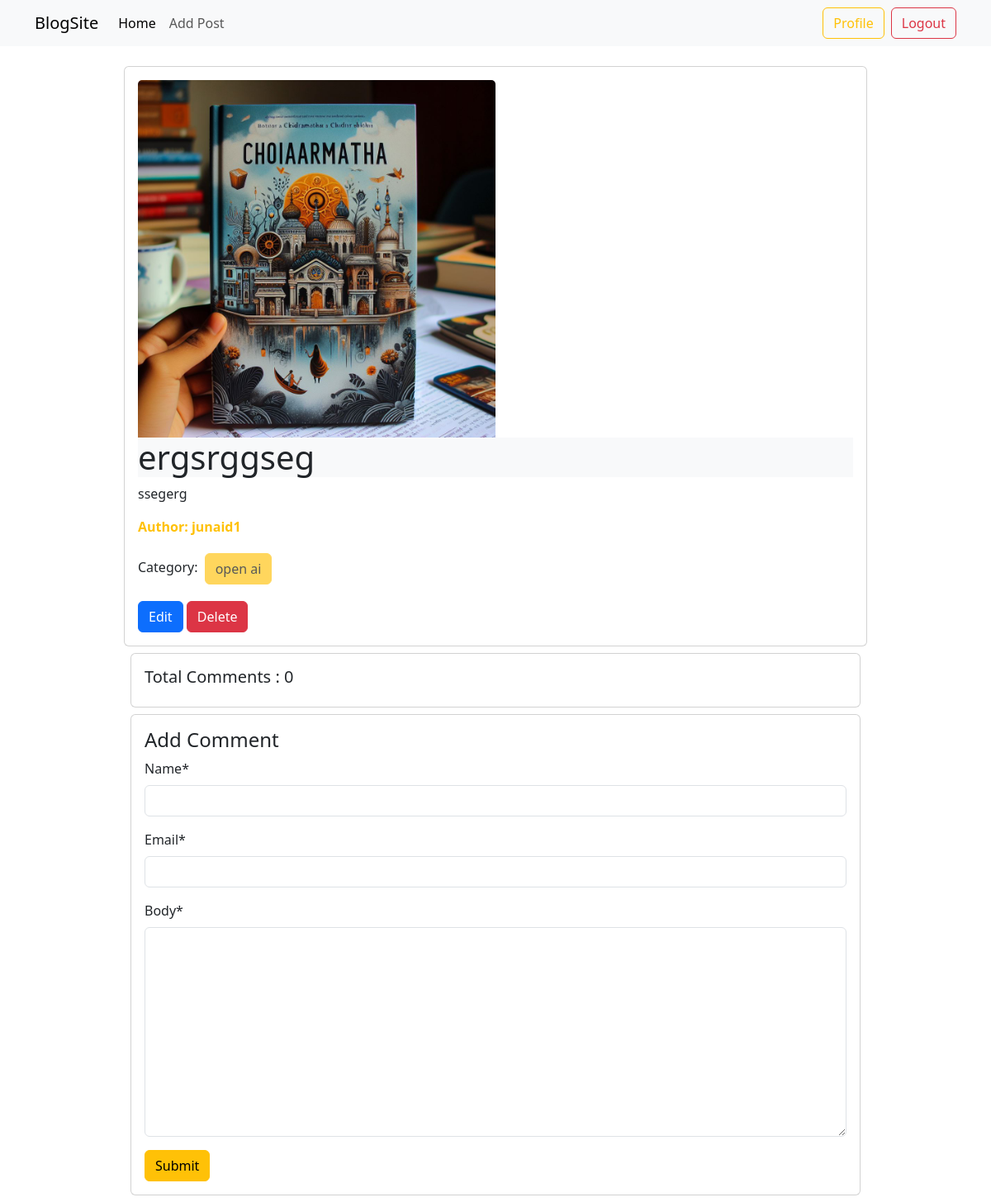
The page /posts/details/7/ (signed in) on the database its author committed.
### posts/models.py (models this page shows, shortened)
class Post(models.Model):
    title = models.CharField(max_length=50)
    content = models.TextField()
    category = models.ManyToManyField(Category)
    author = models.ForeignKey(User, on_delete=models.CASCADE)
    image = models.ImageField(upload_to='posts/', blank=True, null=True)

### categories/models.py (models this page shows, shortened)
class Category(models.Model):
    name = models.CharField(max_length=100)
    slug = models.SlugField(max_length=100, unique=True, blank=True, null=True)

### posts/views.py (the view, shortened to what this page needs)
# urls.py: path('details/<int:pk>/', DetailsPostView.as_view(), name='details_post')
@method_decorator(login_required, name='dispatch')
class DetailsPostView(DetailView):
    model = models.Post
    template_name = 'details_post.html'
    def get_context_data(self, **kwargs):
        context = super().get_context_data(**kwargs)
        post = self.object  # self.object is the post object
        comments = post.comments.all()
        comment_form = forms.CommentForm()
        context['comments'] = comments
        context['comment_form'] = comment_form
        return context

### posts/forms.py
class CommentForm(forms.ModelForm):
    class Meta:
        model = Comment
        fields = ('name', 'email', 'body')

### posts/templates/details_post.html (shortened to what this page needs)
{% extends 'base.html' %}
{% block content %}
{% load crispy_forms_tags %}
<div class="col-12 mt-4">
    <div class="card">
        <div class="card-body">
            <img src="{{post.image.url}}" class="card-img-top w-50" alt="..." />
            <h1 class="card-title bg-body-tertiary">{{post.title}}</h1>
            <p class="card-text">{{post.content}}</p>
            <p class="card-text fw-bold text-warning">
                Author: {{post.author.username}}
            </p>
            <p class="card-text">
                Category: {% for cat in post.category.all %}
                <button class="btn btn-warning disabled m-1">
                    {{cat.name}}
                </button>
                {% endfor %}
            </p>
            <a href="{% url 'edit_post' post.id %}" class="btn btn-primary">Edit</a>
            <a href="{% url 'delete_post' post.id %}" class="btn btn-danger">Delete</a>
        </div>
    </div>
    <div class="card m-2">
        <h5 class="p-3">Total Comments : {{comments | length}}</h5>
    </div>
    <div class="card m-2">
        <div class="card-body">
            <form method="post">
                <h4>Add Comment</h4>
                {{comment_form | crispy}}
                <button class="btn btn-warning">Submit</button>
        </div>
    </div>
</div>
{% endblock %}

### rows shown on the page
Post: image (picture), title "ergsrggseg", content "ssegerg", author.username "junaid1"
Category: name "open ai"

### other values the page prints
{{ comments | length }} "0"
